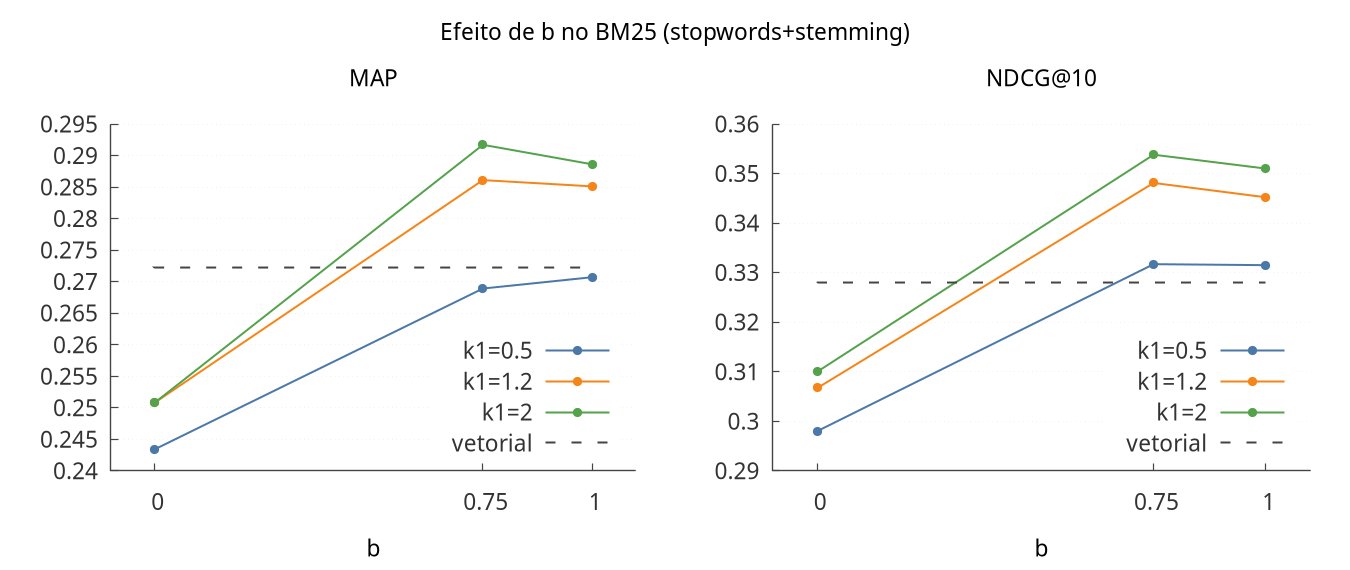

Reproduce this figure in gnuplot.
if (ext eq "png") { set terminal pngcairo size 1350,570 font "Sans,17" } else { set terminal pdfcairo size 9,3.8 font "Sans,9" }
set output "bm25_b_effect.".ext
set encoding utf8
set border 3 lw 1.2 lc rgb "#444444"
set tics nomirror scale 0.6 textcolor rgb "#333333"
set grid ytics lc rgb "#dddddd" lw 1
set key textcolor rgb "#333333"
$m << EOD
0 0.2434 0.2508 0.2508 0.2722
0.75 0.2689 0.2861 0.2917 0.2722
1 0.2707 0.2851 0.2886 0.2722
EOD
$n << EOD
0 0.2980 0.3067 0.3100 0.3279
0.75 0.3317 0.3481 0.3538 0.3279
1 0.3315 0.3452 0.3510 0.3279
EOD
set multiplot layout 1,2 title "Efeito de b no BM25 (stopwords+stemming)"
set xlabel "b"
set xrange [-0.1:1.1]
set xtics (0, 0.75, 1)
set key bottom right
set yrange [*:*]
set title "MAP"
plot $m using 1:2 with linespoints pt 7 ps 1.2 lw 2 lc rgb "#4c78a8" title "k1=0.5", \
     $m using 1:3 with linespoints pt 7 ps 1.2 lw 2 lc rgb "#f58518" title "k1=1.2", \
     $m using 1:4 with linespoints pt 7 ps 1.2 lw 2 lc rgb "#54a24b" title "k1=2", \
     $m using 1:5 with lines dt 2 lw 2 lc rgb "#444444" title "vetorial"
set title "NDCG\\@10"
plot $n using 1:2 with linespoints pt 7 ps 1.2 lw 2 lc rgb "#4c78a8" title "k1=0.5", \
     $n using 1:3 with linespoints pt 7 ps 1.2 lw 2 lc rgb "#f58518" title "k1=1.2", \
     $n using 1:4 with linespoints pt 7 ps 1.2 lw 2 lc rgb "#54a24b" title "k1=2", \
     $n using 1:5 with lines dt 2 lw 2 lc rgb "#444444" title "vetorial"
unset multiplot
